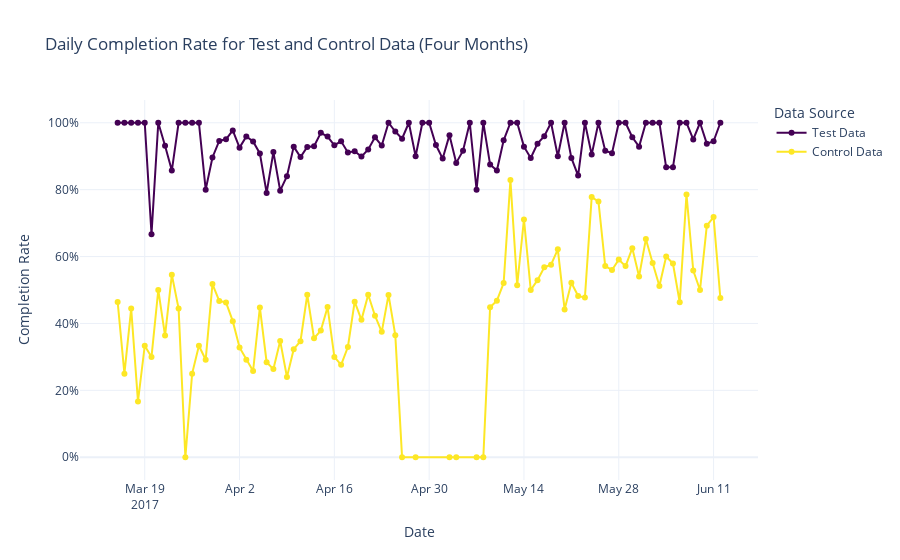

Here is the notebook cell this chart was saved with:
### Code cell
import plotly.graph_objects as go
import pandas as pd

# Sample data loading, assuming df_test_final and df_control_final are already loaded
# Ensure date columns are in datetime format
df_test_final['date'] = pd.to_datetime(df_test_final['date'])
df_control_final['date'] = pd.to_datetime(df_control_final['date'])

# Calculate the start and end dates for the three months
start_date = df_test_final['date'].min()
end_third_month = start_date + pd.DateOffset(days=90)

# Filter data for the three months
filtered_test_df = df_test_final[(df_test_final['date'] >= start_date) & (df_test_final['date'] < end_third_month)]
filtered_control_df = df_control_final[(df_control_final['date'] >= start_date) & (df_control_final['date'] < end_third_month)]

# Calculate daily completion rate for test data
daily_completion_test = filtered_test_df.groupby(filtered_test_df['date'].dt.date)['completion'].mean()

# Calculate daily completion rate for control data
daily_completion_control = filtered_control_df.groupby(filtered_control_df['date'].dt.date)['completion'].mean()

# Define viridis-like colors
colors = {
    'Test Data': 'rgb(68, 1, 84)',   # Deep purple from viridis palette
    'Control Data': 'rgb(253, 231, 37)'  # Bright yellow from viridis palette
}

# Create a line+scatter plot
fig = go.Figure()

# Line+scatter for test data
fig.add_trace(go.Scatter(
    x=daily_completion_test.index,
    y=daily_completion_test.values,
    mode='lines+markers',
    name='Test Data',
    line=dict(shape='linear', color=colors['Test Data'])
))

# Line+scatter for control data
fig.add_trace(go.Scatter(
    x=daily_completion_control.index,
    y=daily_completion_control.values,
    mode='lines+markers',
    name='Control Data',
    line=dict(shape='linear', color=colors['Control Data'])
))

# Update layout
fig.update_layout(
    title='Daily Completion Rate for Test and Control Data (Four Months)',
    xaxis_title='Date',
    yaxis_title='Completion Rate',
    yaxis_tickformat=',.0%',
    legend_title_text='Data Source',
    template='plotly_white'
)

# Show the plot
fig.show()

### Figure 1 — Plotly figure (JSON) as saved in the notebook; plotly's stock layout.template omitted (floating-point values rounded to 4 significant figures)
{"data": [{"line": {"color": "rgb(68, 1, 84)", "shape": "linear"}, "mode": "lines+markers", "name": "Test Data", "type": "scatter", "x": ["2017-03-15", "2017-03-16", "2017-03-17", "2017-03-18", "2017-03-19", "2017-03-20", "2017-03-21", "2017-03-22", "2017-03-23", "2017-03-24", "2017-03-25", "2017-03-26", "2017-03-27", "2017-03-28", "2017-03-29", "2017-03-30", "2017-03-31", "2017-04-01", "2017-04-02", "2017-04-03", "2017-04-04", "2017-04-05", "2017-04-06", "2017-04-07", "2017-04-08", "2017-04-09", "2017-04-10", "2017-04-11", "2017-04-12", "2017-04-13", "2017-04-14", "2017-04-15", "2017-04-16", "2017-04-17", "2017-04-18", "2017-04-19", "2017-04-20", "2017-04-21", "2017-04-22", "2017-04-23", "2017-04-24", "2017-04-25", "2017-04-26", "2017-04-27", "2017-04-28", "2017-04-29", "2017-04-30", "2017-05-01", "2017-05-02", "2017-05-03", "2017-05-04", "2017-05-05", "2017-05-06", "2017-05-07", "2017-05-08", "2017-05-09", "2017-05-10", "2017-05-11", "2017-05-12", "2017-05-13", "2017-05-14", "2017-05-15", "2017-05-16", "2017-05-17", "2017-05-18", "2017-05-19", "2017-05-20", "2017-05-21", "2017-05-22", "2017-05-23", "2017-05-24", "2017-05-25", "2017-05-26", "2017-05-27", "2017-05-28", "2017-05-29", "2017-05-30", "2017-05-31", "2017-06-01", "2017-06-02", "2017-06-03", "2017-06-04", "2017-06-05", "2017-06-06", "2017-06-07", "2017-06-08", "2017-06-09", "2017-06-10", "2017-06-11", "2017-06-12"], "y": [1, 1, 1, 1, 1, 0.6667, 1, 0.931, 0.8571, 1, 1, 1, 1, 0.8, 0.8962, 0.9457, 0.9505, 0.977, 0.9256, 0.9592, 0.9438, 0.9082, 0.7903, 0.9123, 0.7969, 0.84, 0.9286, 0.8974, 0.9276, 0.9297, 0.97, 0.9588, 0.9328, 0.9444, 0.9111, 0.9148, 0.8989, 0.92, 0.9565, 0.9318, 1, 0.9737, 0.9524, 1, 0.9, 1, 1, 0.9333, 0.8929, 0.963, 0.88, 0.9167, 1, 0.8, 1, 0.875, 0.8571, 0.9474, 1, 1, 0.9286, 0.8947, 0.9375, 0.96, 1, 0.9, 1, 0.8947, 0.8421, 1, 0.9048, 1, 0.9167, 0.9091, 1, 1, 0.9565, 0.9286, 1, 1, 1, 0.8667, 0.8667, 1, 1, 0.95, 1, 0.9375, 0.9444, 1]}, {"line": {"color": "rgb(253, 231, 37)", "shape": "linear"}, "mode": "lines+markers", "name": "Control Data", "type": "scatter", "x": ["2017-03-15", "2017-03-16", "2017-03-17", "2017-03-18", "2017-03-19", "2017-03-20", "2017-03-21", "2017-03-22", "2017-03-23", "2017-03-24", "2017-03-25", "2017-03-26", "2017-03-27", "2017-03-28", "2017-03-29", "2017-03-30", "2017-03-31", "2017-04-01", "2017-04-02", "2017-04-03", "2017-04-04", "2017-04-05", "2017-04-06", "2017-04-07", "2017-04-08", "2017-04-09", "2017-04-10", "2017-04-11", "2017-04-12", "2017-04-13", "2017-04-14", "2017-04-15", "2017-04-16", "2017-04-17", "2017-04-18", "2017-04-19", "2017-04-20", "2017-04-21", "2017-04-22", "2017-04-23", "2017-04-24", "2017-04-25", "2017-04-26", "2017-04-28", "2017-05-03", "2017-05-04", "2017-05-07", "2017-05-08", "2017-05-09", "2017-05-10", "2017-05-11", "2017-05-12", "2017-05-13", "2017-05-14", "2017-05-15", "2017-05-16", "2017-05-17", "2017-05-18", "2017-05-19", "2017-05-20", "2017-05-21", "2017-05-22", "2017-05-23", "2017-05-24", "2017-05-25", "2017-05-26", "2017-05-27", "2017-05-28", "2017-05-29", "2017-05-30", "2017-05-31", "2017-06-01", "2017-06-02", "2017-06-03", "2017-06-04", "2017-06-05", "2017-06-06", "2017-06-07", "2017-06-08", "2017-06-09", "2017-06-10", "2017-06-11", "2017-06-12"], "y": [0.4643, 0.25, 0.4444, 0.1667, 0.3333, 0.3, 0.5, 0.3636, 0.5455, 0.4444, 0, 0.25, 0.3333, 0.2917, 0.5179, 0.4674, 0.4629, 0.4069, 0.3284, 0.2912, 0.2579, 0.4477, 0.2841, 0.2636, 0.3478, 0.24, 0.3232, 0.3469, 0.4858, 0.3557, 0.3786, 0.4488, 0.3, 0.2764, 0.3295, 0.465, 0.4107, 0.4857, 0.4231, 0.375, 0.4853, 0.3651, 0, 0, 0, 0, 0, 0, 0.4483, 0.4681, 0.5208, 0.8286, 0.5143, 0.7111, 0.5, 0.5294, 0.5682, 0.5758, 0.6216, 0.4419, 0.5217, 0.4821, 0.4773, 0.7778, 0.7647, 0.5714, 0.56, 0.5909, 0.5714, 0.625, 0.5405, 0.6522, 0.5806, 0.5122, 0.6, 0.5789, 0.4634, 0.7857, 0.5581, 0.5, 0.6923, 0.7179, 0.4762]}], "layout": {"legend": {"title": {"text": "Data Source"}}, "title": {"text": "Daily Completion Rate for Test and Control Data (Four Months)"}, "xaxis": {"title": {"text": "Date"}}, "yaxis": {"tickformat": ",.0%", "title": {"text": "Completion Rate"}}}}
